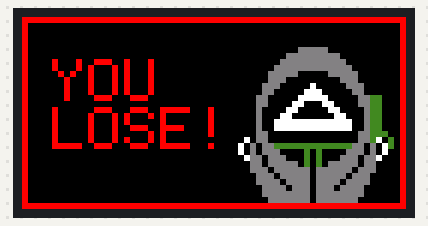
Simulated run of this sketch. Board: Arduino Uno, built with avr-gcc and run on an emulated ATmega328P. Parts: 64×32 colour display.

Above: at 0.2 s.

The sketch:

you_Lose.ino
```cpp
// 뽑기 실패할 시 화면 송출
#include <Adafruit_GFX.h>   // Core graphics library
#include <P3RGB64x32MatrixPanel.h>
#include <string>

P3RGB64x32MatrixPanel matrix(25, 26, 27, 21, 22, 0, 15, 32, 33, 12, 5, 23, 4);

const uint16_t image[28][28] = {
    {0x0000,	0x0000,	0x0000,	0x0000,	0x0000,	0x0000,	0x0000,	0x0000,	0x0000,	0x0000,	0x0000,	0x0000,	0x0000,	0x0000,	0x0000,	0x0000,	0x0000,	0x0000,	0x0000,	0x0000,	0x0000,	0x0000,	0x0000,	0x0000,	0x0000,	0x0000,	0x0000,	0x0000},
{0x0000,	0x0000,	0x0000,	0x0000,	0x0000,	0x0000,	0x0000,	0x0000,	0x0000,	0x0000,	0x8410,	0x8410,	0x8410,	0x8410,	0x8410,	0x0000,	0x0000,	0x0000,	0x0000,	0x0000,	0x0000,	0x0000,	0x0000,	0x0000,	0x0000,	0x0000,	0x0000,	0x0000},
{0x0000,	0x0000,	0x0000,	0x0000,	0x0000,	0x0000,	0x0000,	0x0000,	0x8410,	0x8410,	0x8410,	0x8410,	0x8410,	0x8410,	0x8410,	0x8410,	0x8410,	0x0000,	0x0000,	0x0000,	0x0000,	0x0000,	0x0000,	0x0000,	0x0000,	0x0000,	0x0000,	0x0000},
{0x0000,	0x0000,	0x0000,	0x0000,	0x0000,	0x0000,	0x0000,	0x8410,	0x8410,	0x8410,	0x8410,	0x8410,	0x8410,	0x8410,	0x8410,	0x8410,	0x8410,	0x8410,	0x0000,	0x0000,	0x0000,	0x0000,	0x0000,	0x0000,	0x0000,	0x0000,	0x0000,	0x0000},
{0x0000,	0x0000,	0x0000,	0x0000,	0x0000,	0x0000,	0x8410,	0x8410,	0x8410,	0x8410,	0x8410,	0x8410,	0x8410,	0x8410,	0x8410,	0x8410,	0x8410,	0x8410,	0x8410,	0x0000,	0x0000,	0x0000,	0x0000,	0x0000,	0x0000,	0x0000,	0x0000,	0x0000},
{0x0000,	0x0000,	0x0000,	0x0000,	0x0000,	0x8410,	0x8410,	0x8410,	0x8410,	0x8410,	0x0000,	0x0000,	0x0000,	0x0000,	0x0000,	0x8410,	0x8410,	0x8410,	0x8410,	0x8410,	0x0000,	0x0000,	0x0000,	0x0000,	0x0000,	0x0000,	0x0000,	0x0000},
{0x0000,	0x0000,	0x0000,	0x0000,	0x0000,	0x8410,	0x8410,	0x8410,	0x0000,	0x0000,	0x0000,	0x0000,	0x0000,	0x0000,	0x0000,	0x0000,	0x0000,	0x8410,	0x8410,	0x8410,	0x0000,	0x0000,	0x0000,	0x0000,	0x0000,	0x0000,	0x0000,	0x0000},
{0x0000,	0x0000,	0x0000,	0x0000,	0x8410,	0x8410,	0x8410,	0x0000,	0x0000,	0x0000,	0x0000,	0x0000,	0xFFFF,	0x0000,	0x0000,	0x0000,	0x0000,	0x0000,	0x8410,	0x8410,	0x8410,	0x0000,	0x0000,	0x0000,	0x0000,	0x0000,	0x0000,	0x0000},
{0x0000,	0x0000,	0x0000,	0x0000,	0x8410,	0x8410,	0x0000,	0x0000,	0x0000,	0x0000,	0x0000,	0xFFFF,	0xFFFF,	0xFFFF,	0x0000,	0x0000,	0x0000,	0x0000,	0x0000,	0x8410,	0x8410,	0x0000,	0x0000,	0x0000,	0x0000,	0x0000,	0x0000,	0x0000},
{0x0000,	0x0000,	0x0000,	0x8410,	0x8410,	0x0000,	0x0000,	0x0000,	0x0000,	0x0000,	0xFFFF,	0xFFFF,	0xFFFF,	0xFFFF,	0xFFFF,	0x0000,	0x0000,	0x0000,	0x0000,	0x0000,	0x8410,	0x8410,	0x4444,	0x4444,	0x0000,	0x0000,	0x0000,	0x0000},
{0x0000,	0x0000,	0x0000,	0x8410,	0x8410,	0x0000,	0x0000,	0x0000,	0x0000,	0xFFFF,	0xFFFF,	0x0000,	0x0000,	0x0000,	0xFFFF,	0xFFFF,	0x0000,	0x0000,	0x0000,	0x0000,	0x8410,	0x8410,	0x4444,	0x4444,	0x0000,	0x0000,	0x0000,	0x0000},
{0x0000,	0x0000,	0x0000,	0x8410,	0x0000,	0x0000,	0x0000,	0x0000,	0xFFFF,	0xFFFF,	0x0000,	0x0000,	0x0000,	0x0000,	0x0000,	0xFFFF,	0xFFFF,	0x0000,	0x0000,	0x0000,	0x0000,	0x8410,	0x4444,	0x4444,	0x0000,	0x0000,	0x0000,	0x0000},
{0x0000,	0x0000,	0x0000,	0x8410,	0x0000,	0x0000,	0x0000,	0xFFFF,	0xFFFF,	0x0000,	0x0000,	0x0000,	0x0000,	0x0000,	0x0000,	0x0000,	0xFFFF,	0xFFFF,	0x0000,	0x0000,	0x0000,	0x8410,	0x4444,	0x4444,	0x0000,	0x0000,	0x0000,	0x0000},
{0x0000,	0x0000,	0x0000,	0x8410,	0x0000,	0x0000,	0xFFFF,	0xFFFF,	0xFFFF,	0xFFFF,	0xFFFF,	0xFFFF,	0xFFFF,	0xFFFF,	0xFFFF,	0xFFFF,	0xFFFF,	0xFFFF,	0xFFFF,	0x0000,	0x0000,	0x8410,	0x4444,	0x4444,	0x0000,	0x0000,	0x0000,	0x0000},
{0x0000,	0x0000,	0x0000,	0x8410,	0x0000,	0x0000,	0xFFFF,	0xFFFF,	0xFFFF,	0xFFFF,	0xFFFF,	0xFFFF,	0xFFFF,	0xFFFF,	0xFFFF,	0xFFFF,	0xFFFF,	0xFFFF,	0xFFFF,	0x0000,	0x0000,	0x8410,	0x4444,	0x4444,	0x0000,	0x0000,	0x0000,	0x0000},
{0x0000,	0x0000,	0x0000,	0x8410,	0x8410,	0x0000,	0x0000,	0x0000,	0x0000,	0x0000,	0x0000,	0x0000,	0x0000,	0x0000,	0x0000,	0x0000,	0x0000,	0x0000,	0x0000,	0x0000,	0x8410,	0x8410,	0x4444,	0x4444,	0x4444,	0x0000,	0x0000,	0x0000},
{0x0000,	0xFFFF,	0x0000,	0x8410,	0x8410,	0x0000,	0x0000,	0x0000,	0x0000,	0x0000,	0x0000,	0x0000,	0x0000,	0x0000,	0x0000,	0x0000,	0x0000,	0x0000,	0x0000,	0x0000,	0x8410,	0x8410,	0x4444,	0xFFFF,	0x0000,	0x4444,	0x0000,	0x0000},
{0xFFFF,	0x0000,	0x8410,	0x0000,	0x8410,	0x8410,	0x4444,	0x4444,	0x4444,	0x4444,	0x4444,	0x4444,	0x4444,	0x4444,	0x4444,	0x4444,	0x4444,	0x4444,	0x4444,	0x8410,	0x8410,	0x0000,	0x8410,	0x0000,	0xFFFF,	0x4444,	0x0000,	0x0000},
{0xFFFF,	0x0000,	0x8410,	0x0000,	0x8410,	0x8410,	0x8410,	0x0000,	0x0000,	0x0000,	0x0000,	0x4444,	0x0000,	0x4444,	0x0000,	0x0000,	0x0000,	0x0000,	0x8410,	0x8410,	0x8410,	0x0000,	0x8410,	0x0000,	0xFFFF,	0x0000,	0x0000,	0x0000},
{0x0000,	0xFFFF,	0x8410,	0x8410,	0x0000,	0x8410,	0x8410,	0x8410,	0x0000,	0x0000,	0x0000,	0x4444,	0x0000,	0x4444,	0x0000,	0x0000,	0x0000,	0x8410,	0x8410,	0x8410,	0x0000,	0x8410,	0x8410,	0xFFFF,	0x0000,	0x0000,	0x0000,	0x0000},
{0x0000,	0x0000,	0x8410,	0x8410,	0x0000,	0x8410,	0x8410,	0x8410,	0x8410,	0x8410,	0x0000,	0x4444,	0x0000,	0x4444,	0x0000,	0x8410,	0x8410,	0x8410,	0x8410,	0x8410,	0x0000,	0x8410,	0x8410,	0x0000,	0x0000,	0x0000,	0x0000,	0x0000},
{0x0000,	0x0000,	0x8410,	0x8410,	0x8410,	0x0000,	0x8410,	0x8410,	0x8410,	0x8410,	0x8410,	0x8410,	0x0000,	0x8410,	0x8410,	0x8410,	0x8410,	0x8410,	0x8410,	0x0000,	0x8410,	0x8410,	0x8410,	0x0000,	0x0000,	0x0000,	0x0000,	0x0000},
{0x0000,	0x0000,	0x0000,	0x8410,	0x8410,	0x8410,	0x0000,	0x8410,	0x8410,	0x8410,	0x8410,	0x8410,	0x0000,	0x8410,	0x8410,	0x8410,	0x8410,	0x8410,	0x0000,	0x8410,	0x8410,	0x8410,	0x0000,	0x0000,	0x0000,	0x0000,	0x0000,	0x0000},
{0x0000,	0x0000,	0x0000,	0x8410,	0x8410,	0x8410,	0x8410,	0x0000,	0x8410,	0x8410,	0x8410,	0x8410,	0x0000,	0x8410,	0x8410,	0x8410,	0x8410,	0x0000,	0x8410,	0x8410,	0x8410,	0x8410,	0x0000,	0x0000,	0x0000,	0x0000,	0x0000,	0x0000},
{0x0000,	0x0000,	0x0000,	0x0000,	0x8410,	0x8410,	0x8410,	0x8410,	0x0000,	0x8410,	0x8410,	0x8410,	0x0000,	0x8410,	0x8410,	0x8410,	0x0000,	0x8410,	0x8410,	0x8410,	0x8410,	0x0000,	0x0000,	0x0000,	0x0000,	0x0000,	0x0000,	0x0000},
{0x0000,	0x0000,	0x0000,	0x0000,	0x8410,	0x8410,	0x8410,	0x8410,	0x8410,	0x8410,	0x8410,	0x8410,	0x0000,	0x8410,	0x8410,	0x8410,	0x8410,	0x8410,	0x8410,	0x8410,	0x8410,	0x0000,	0x0000,	0x0000,	0x0000,	0x0000,	0x0000,	0x0000},
{0x0000,	0x0000,	0x0000,	0x0000,	0x0000,	0x8410,	0x8410,	0x8410,	0x8410,	0x8410,	0x8410,	0x8410,	0x0000,	0x8410,	0x8410,	0x8410,	0x8410,	0x8410,	0x8410,	0x8410,	0x0000,	0x0000,	0x0000,	0x0000,	0x0000,	0x0000,	0x0000,	0x0000},
{0x0000,	0x0000,	0x0000,	0x0000,	0x0000,	0x0000,	0x0000,	0x0000,	0x0000,	0x0000,	0x0000,	0x0000,	0x0000,	0x0000,	0x0000,	0x0000,	0x0000,	0x0000,	0x0000,	0x0000,	0x0000,	0x0000,	0x0000,	0x0000,	0x0000,	0x0000,	0x0000,	0x0000}

};

void setup() {
    matrix.begin();
}

// 텍스트 출력 함수
void drawText(const char* text, int startX, int startY, int textSize) {
    matrix.setTextColor(matrix.colorHSV(0, 255, 255)); // 빨강색 글자
    matrix.setTextSize(textSize);
    int x = startX;
    int y = startY;

    for (int i = 0; text[i] != '\0'; i++) {
        if (text[i] == ' ') {
            x += 6 * textSize; // 간격 조정
        } else {
            matrix.setCursor(x, y);
            matrix.print(text[i]);
            x += 6 * textSize; // 다음 문자 위치
        }
    }
}

// 이미지를 출력하는 함수 (우측 하단 배치)
void drawImage() {
    int panelWidth = 64;  // LED 패널 너비
    int panelHeight = 32; // LED 패널 높이
    int imageWidth = 28;  // 이미지 너비
    int imageHeight = 28; // 이미지 높이

    // 우측 하단에 배치하기 위한 시작 위치 계산
    int offsetX = panelWidth - imageWidth;  // X축 시작 위치
    int offsetY = panelHeight - imageHeight; // Y축 시작 위치

    for (int y = 0; y < imageHeight; y++) {
        for (int x = 0; x < imageWidth; x++) {
            uint16_t color = image[y][x];
            matrix.drawPixel(offsetX + x, offsetY + y, color);
        }
    }
}

// 테두리를 출력하는 함수
void drawBorder() {
    uint16_t borderColor = 0xF800; // << 이거 빨강 테두리 색상

    // 상단 및 하단 테두리
    for (int x = 0; x < 64; x++) {
        matrix.drawPixel(x, 0, borderColor);      // 상단
        matrix.drawPixel(x, 31, borderColor);    // 하단
    }

    // 좌측 및 우측 테두리
    for (int y = 0; y < 32; y++) {
        matrix.drawPixel(0, y, borderColor);     // 좌측
        matrix.drawPixel(63, y, borderColor);    // 우측
    }
}

void loop() {
    matrix.fillScreen(0); // 화면 지우기

    // "YOU" 텍스트 출력
    drawText("YOU", 5, 7, 1);

    // "LOSE!" 텍스트 출력
    drawText("LOSE!", 5, 15, 1);

    // 이미지 출력
    drawImage();

    // 테두리 그리기
    drawBorder();

    delay(5000); // 5초 대기
}
```
